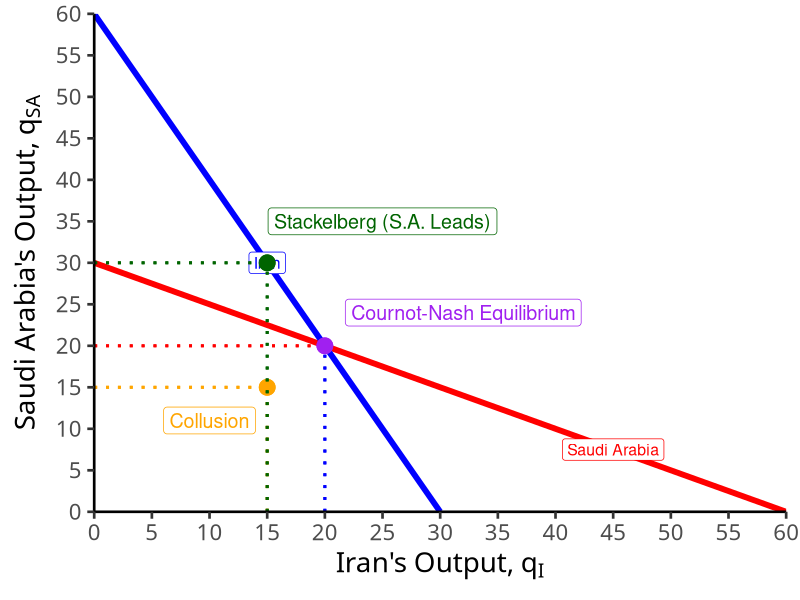
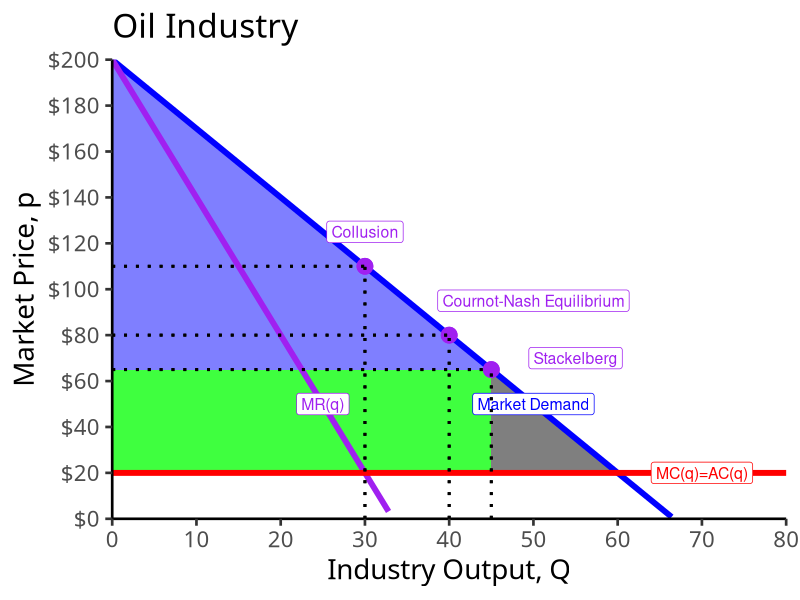
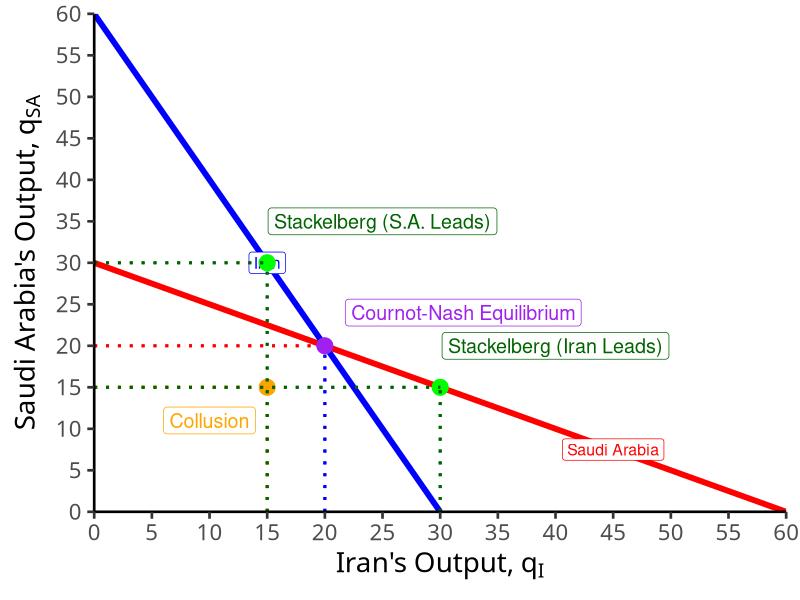
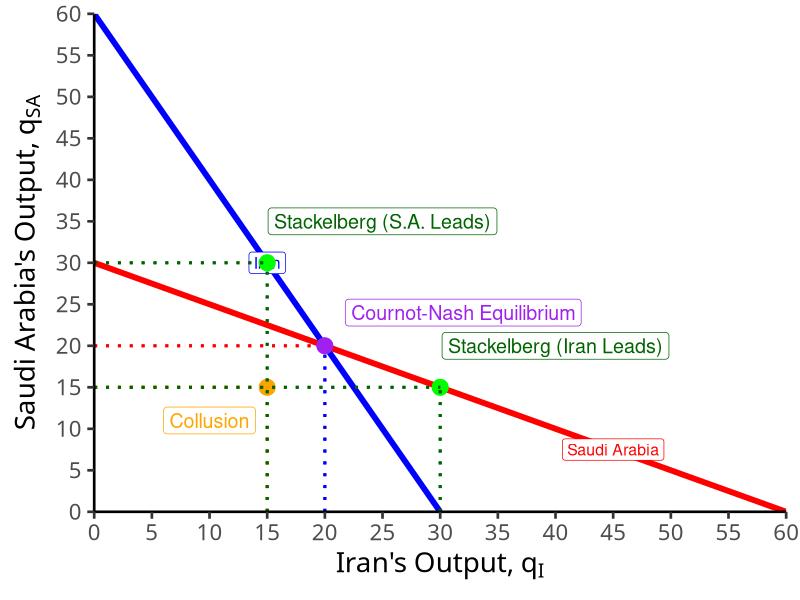
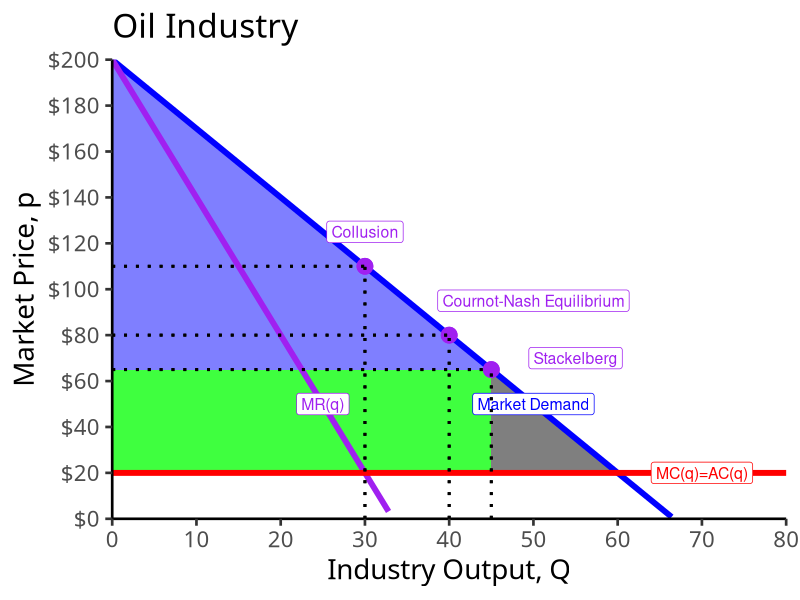

The R source for these figures, in order:
## ---- chunk 1
options(htmltools.dir.version = FALSE)
knitr::opts_chunk$set(echo = F,
                      warning = F,
                      message = F,
                      fig.retina = 3,
                      fig.align = "center")
library("tidyverse")
library("ggrepel")

theme_slides <- theme_light() + 
  theme(
    text = element_text(family = "Fira Sans", size = 24)
  )

## ---- chunk 2
Saudi=function(x){30-0.5*x}

saudi<-ggplot(tibble(x=c(0,10)), aes(x=x))+
  stat_function(fun=Saudi, geom="line", size=2, color="red")+
    annotate(geom = "label", x = 45, y = Saudi(45) , label = "Saudi Arabia",color = "red", size = 4) +
  scale_x_continuous(breaks = seq(0,60,5),
                     limits = c(0,60),
                     expand=c(0,0))+
  scale_y_continuous(breaks = seq(0,60,5),
                     limits = c(0,60),
                     expand=c(0,0))+
  theme_classic(base_family = "Fira Sans Condensed", base_size=20)+
  labs(x = expression(paste("Iran's Output, ", q[I]), sep=" "),
       y = expression(paste("Saudi Arabia's Output, ", q[SA]), sep=" "))
Iran=function(x){60-2*x}

## ---- chunk 3
saudi+
  stat_function(fun=Iran, geom="line", size=2, color="blue")+
    annotate(geom = "label", x = 15, y = Iran(15) , label = "Iran",color = "blue", size = 4) +
  geom_segment(x=20,xend=20,y=0,yend=20, size=1, linetype="dotted", color="blue")+
  geom_segment(x=0,xend=20,y=20,yend=20, size=1, linetype="dotted", color="red")+
  geom_point(x=20,y=20,size=5,color="purple")+
  annotate(geom = "label", x = 32, y = 24 , label = "Cournot-Nash Equilibrium",color = "purple", size = 5)+
    geom_point(x=15,y=15,size=5,color="orange")+
  annotate(geom = "label", x = 10, y = 11 , label = "Collusion",color = "orange", size = 5)+
    geom_segment(x=15,xend=15,y=0,yend=15, size=1, linetype="dotted", color="orange")+
  geom_segment(x=0,xend=15,y=15,yend=15, size=1, linetype="dotted", color="orange")+

    geom_point(x=15,y=30,size=5,color="darkgreen")+
  annotate(geom = "label", x = 25, y = 35 , label = "Stackelberg (S.A. Leads)",color = "darkgreen", size = 5)+
    geom_segment(x=15,xend=15,y=0,yend=30, size=1, linetype="dotted", color="darkgreen")+
  geom_segment(x=0,xend=15,y=30,yend=30, size=1, linetype="dotted", color="darkgreen")

## ---- chunk 4
Demand_market<-function(x){200-3*x}
MR_market<-function(x){200-6*x}
MC_market<-function(x){20}
CS_3<-tribble(
  ~x, ~y,
  0, 200,
  0, 65,
  45, 65
)

DWL_3<-tribble(
  ~x, ~y,
  45, 20,
  45, 65,
  60, 20
)

stack<-ggplot(tibble(x=c(0,10)), aes(x=x))+
  geom_polygon(data=CS_3, aes(x=x,y=y), fill="blue",alpha=0.5)+ #cs
  geom_rect(xmin=0, xmax=45, ymin=20, ymax=65, fill="green", alpha=0.5)+ # pi
  geom_polygon(data=DWL_3, aes(x=x,y=y), fill="black",alpha=0.5)+ #dwl
  stat_function(fun=Demand_market, geom="line", size=2, color="blue")+
    stat_function(fun=MR_market, geom="line", size=2, color="purple")+
  annotate(geom = "label", x = 50, y = Demand_market(50) , label = "Market Demand",color = "blue", size = 4) +
    annotate(geom = "label", x = 25, y = MR_market(25) , label = "MR(q)",color = "purple", size = 4) +
  
      stat_function(fun=MC_market, geom="line", size=2, color="red")+
  annotate(geom = "label", x = 70, y = MC_market(70) , label = "MC(q)=AC(q)",color = "red", size = 4) +

  geom_point(x=40,y=80,size=5,color="purple")+
  annotate(geom = "label", x = 50, y = 95 , label = "Cournot-Nash Equilibrium",color = "purple", size = 4)+
  
    geom_point(x=30,y=110,size=5,color="purple")+
  annotate(geom = "label", x = 30, y = 125 , label = "Collusion",color = "purple", size = 4)+

    geom_segment(x=30,xend=30,y=0,yend=110,linetype="dotted", size =1)+
  geom_segment(x=0,xend=30,y=110,yend=110,linetype="dotted", size =1)+

  geom_segment(x=40,xend=40,y=0,yend=80,linetype="dotted", size =1)+
  geom_segment(x=0,xend=40,y=80,yend=80,linetype="dotted", size =1)+
  
  
  geom_point(x=45,y=65,size=5,color="purple")+
  annotate(geom = "label", x = 55, y = 70 , label = "Stackelberg",color = "purple", size = 4)+

  geom_segment(x=45,xend=45,y=0,yend=65,linetype="dotted", size =1)+
  geom_segment(x=0,xend=45,y=65,yend=65,linetype="dotted", size =1)+
  
  scale_x_continuous(breaks = seq(0,80,10),
                     limits = c(0,80),
                     expand=c(0,0))+
  scale_y_continuous(breaks = seq(0,200,20),
                     labels = scales::dollar,
                     limits = c(0,200),
                     expand=c(0,0))+
  theme_classic(base_family = "Fira Sans Condensed", base_size=20)+
  labs(x = "Industry Output, Q",
       y = "Market Price, p",
       title = "Oil Industry")
stack
## ---- chunk 5
saudi+
  stat_function(fun=Iran, geom="line", size=2, color="blue")+
    annotate(geom = "label", x = 15, y = Iran(15) , label = "Iran",color = "blue", size = 4) +
  geom_segment(x=20,xend=20,y=0,yend=20, size=1, linetype="dotted", color="blue")+
  geom_segment(x=0,xend=20,y=20,yend=20, size=1, linetype="dotted", color="red")+
  geom_point(x=20,y=20,size=5,color="purple")+
  annotate(geom = "label", x = 32, y = 24 , label = "Cournot-Nash Equilibrium",color = "purple", size = 5)+
    geom_point(x=15,y=15,size=5,color="orange")+
  annotate(geom = "label", x = 10, y = 11 , label = "Collusion",color = "orange", size = 5)+
    geom_segment(x=15,xend=15,y=0,yend=15, size=1, linetype="dotted", color="orange")+
  geom_segment(x=0,xend=15,y=15,yend=15, size=1, linetype="dotted", color="orange")+

    geom_point(x=15,y=30,size=5,color="green")+
  annotate(geom = "label", x = 25, y = 35 , label = "Stackelberg (S.A. Leads)",color = "darkgreen", size = 5)+
    geom_segment(x=15,xend=15,y=0,yend=30, size=1, linetype="dotted", color="darkgreen")+
  geom_segment(x=0,xend=15,y=30,yend=30, size=1, linetype="dotted", color="darkgreen")+


    geom_point(x=30,y=15,size=5,color="green")+
  annotate(geom = "label", x = 40, y = 20 , label = "Stackelberg (Iran Leads)",color = "darkgreen", size = 5)+
    geom_segment(x=30,xend=30,y=0,yend=15, size=1, linetype="dotted", color="darkgreen")+
  geom_segment(x=0,xend=30,y=15,yend=15, size=1, linetype="dotted", color="darkgreen")

## ---- chunk 6
saudi+
  stat_function(fun=Iran, geom="line", size=2, color="blue")+
    annotate(geom = "label", x = 15, y = Iran(15) , label = "Iran",color = "blue", size = 4) +
  geom_segment(x=20,xend=20,y=0,yend=20, size=1, linetype="dotted", color="blue")+
  geom_segment(x=0,xend=20,y=20,yend=20, size=1, linetype="dotted", color="red")+
  geom_point(x=20,y=20,size=5,color="purple")+
  annotate(geom = "label", x = 32, y = 24 , label = "Cournot-Nash Equilibrium",color = "purple", size = 5)+
    geom_point(x=15,y=15,size=5,color="orange")+
  annotate(geom = "label", x = 10, y = 11 , label = "Collusion",color = "orange", size = 5)+
    geom_segment(x=15,xend=15,y=0,yend=15, size=1, linetype="dotted", color="orange")+
  geom_segment(x=0,xend=15,y=15,yend=15, size=1, linetype="dotted", color="orange")+

    geom_point(x=15,y=30,size=5,color="green")+
  annotate(geom = "label", x = 25, y = 35 , label = "Stackelberg (S.A. Leads)",color = "darkgreen", size = 5)+
    geom_segment(x=15,xend=15,y=0,yend=30, size=1, linetype="dotted", color="darkgreen")+
  geom_segment(x=0,xend=15,y=30,yend=30, size=1, linetype="dotted", color="darkgreen")+


    geom_point(x=30,y=15,size=5,color="green")+
  annotate(geom = "label", x = 40, y = 20 , label = "Stackelberg (Iran Leads)",color = "darkgreen", size = 5)+
    geom_segment(x=30,xend=30,y=0,yend=15, size=1, linetype="dotted", color="darkgreen")+
  geom_segment(x=0,xend=30,y=15,yend=15, size=1, linetype="dotted", color="darkgreen")

## ---- chunk 7
stack
